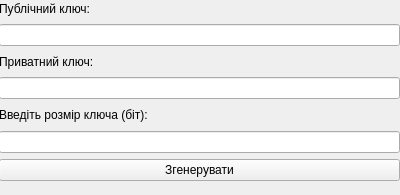
<?xml version="1.0" encoding="UTF-8"?>
<ui version="4.0">
 <class>Form</class>
 <widget class="QWidget" name="Form">
  <property name="geometry">
   <rect>
    <x>0</x>
    <y>0</y>
    <width>400</width>
    <height>195</height>
   </rect>
  </property>
  <property name="windowTitle">
   <string>Form</string>
  </property>
  <widget class="QWidget" name="verticalLayoutWidget">
   <property name="geometry">
    <rect>
     <x>-1</x>
     <y>-1</y>
     <width>401</width>
     <height>232</height>
    </rect>
   </property>
   <layout class="QVBoxLayout" name="verticalLayout">
    <item>
     <widget class="QLabel" name="label">
      <property name="text">
       <string>Публічний ключ:</string>
      </property>
     </widget>
    </item>
    <item>
     <widget class="QLineEdit" name="publicKey"/>
    </item>
    <item>
     <widget class="QLabel" name="label_4">
      <property name="text">
       <string>Приватний ключ:</string>
      </property>
     </widget>
    </item>
    <item>
     <widget class="QLineEdit" name="privateKey"/>
    </item>
    <item>
     <widget class="QLabel" name="label_5">
      <property name="text">
       <string>Введіть розмір ключа (біт):</string>
      </property>
     </widget>
    </item>
    <item>
     <widget class="QLineEdit" name="keyLen"/>
    </item>
    <item>
     <widget class="QPushButton" name="generate">
      <property name="text">
       <string>Згенерувати</string>
      </property>
     </widget>
    </item>
    <item>
     <widget class="QLabel" name="label_2">
      <property name="text">
       <string/>
      </property>
     </widget>
    </item>
    <item>
     <widget class="QLabel" name="label_3">
      <property name="text">
       <string/>
      </property>
     </widget>
    </item>
   </layout>
  </widget>
 </widget>
 <resources/>
 <connections/>
</ui>
